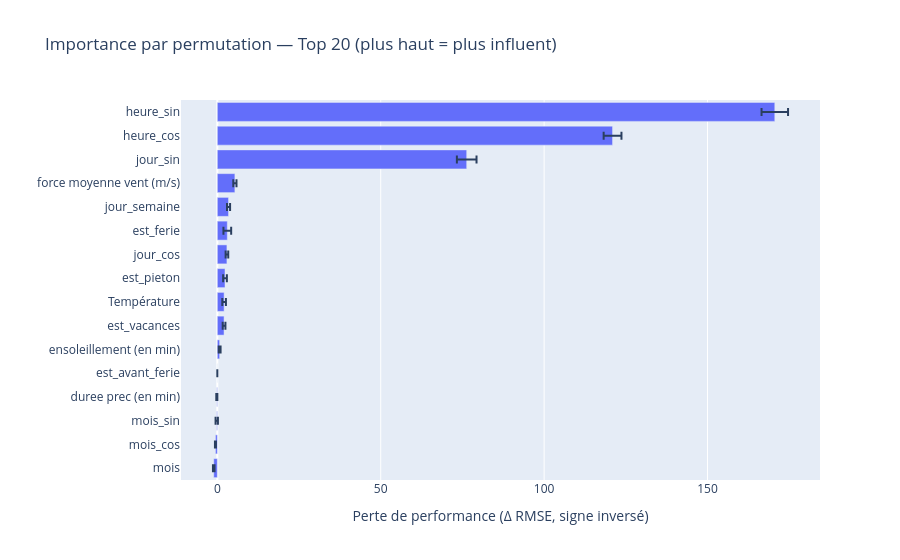

Notebook cell for this chart:
### Code cell
from sklearn.inspection import permutation_importance
import pandas as pd
import numpy as np
import plotly.express as px

# 1) Importance par permutation sur le pipeline complet (prétraitements inclus)
perm = permutation_importance(
    estimator=pipe,
    X=X_test,
    y=y_test,
    n_repeats=20,
    random_state=42,
    scoring='neg_root_mean_squared_error'  # cohérent avec votre RMSE
)

imp_df = (
    pd.DataFrame({
        'feature': features,
        'importance_mean': perm.importances_mean,
        'importance_std': perm.importances_std
    })
    .sort_values('importance_mean', ascending=False)
)

print(imp_df.head(20))

# 2) Bar chart Plotly (top 20)
topk = imp_df.head(20).sort_values('importance_mean', ascending=True)
fig = px.bar(
    topk,
    x='importance_mean', y='feature',
    error_x='importance_std',
    orientation='h',
    title='Importance par permutation — Top 20 (plus haut = plus influent)'
)
fig.update_layout(xaxis_title="Perte de performance (Δ RMSE, signe inversé)", yaxis_title="")
fig.show()

### Figure 1 — Plotly figure (JSON) as saved in the notebook; plotly's stock layout.template omitted (floating-point values rounded to 4 significant figures)
{"data": [{"error_x": {"array": [0.238, 0.1511, 0.3588, 0.1633, 0.0, 0.2833, 0.4178, 0.5538, 0.5711, 0.401, 1.181, 0.4708, 0.491, 3.006, 2.725, 4.055]}, "hovertemplate": "importance_mean=%{x}<br>feature=%{y}<extra></extra>", "legendgroup": "", "marker": {"color": "#636efa", "pattern": {"shape": ""}}, "name": "", "orientation": "h", "showlegend": false, "textposition": "auto", "type": "bar", "x": [-1.099, -0.5731, -0.1758, -0.152, 0.0, 0.713, 2.06, 2.079, 2.353, 2.941, 3.057, 3.434, 5.376, 76.31, 120.9, 170.6], "xaxis": "x", "y": ["mois", "mois_cos", "mois_sin", "duree prec (en min)", "est_avant_ferie", "ensoleillement (en min)", "est_vacances", "Température", "est_pieton", "jour_cos", "est_ferie", "jour_semaine", "force moyenne vent (m/s)", "jour_sin", "heure_cos", "heure_sin"], "yaxis": "y"}], "layout": {"barmode": "relative", "legend": {"tracegroupgap": 0}, "title": {"text": "Importance par permutation — Top 20 (plus haut = plus influent)"}, "xaxis": {"anchor": "y", "domain": [0, 1], "title": {"text": "Perte de performance (Δ RMSE, signe inversé)"}}, "yaxis": {"anchor": "x", "domain": [0, 1], "title": {"text": ""}}}}
